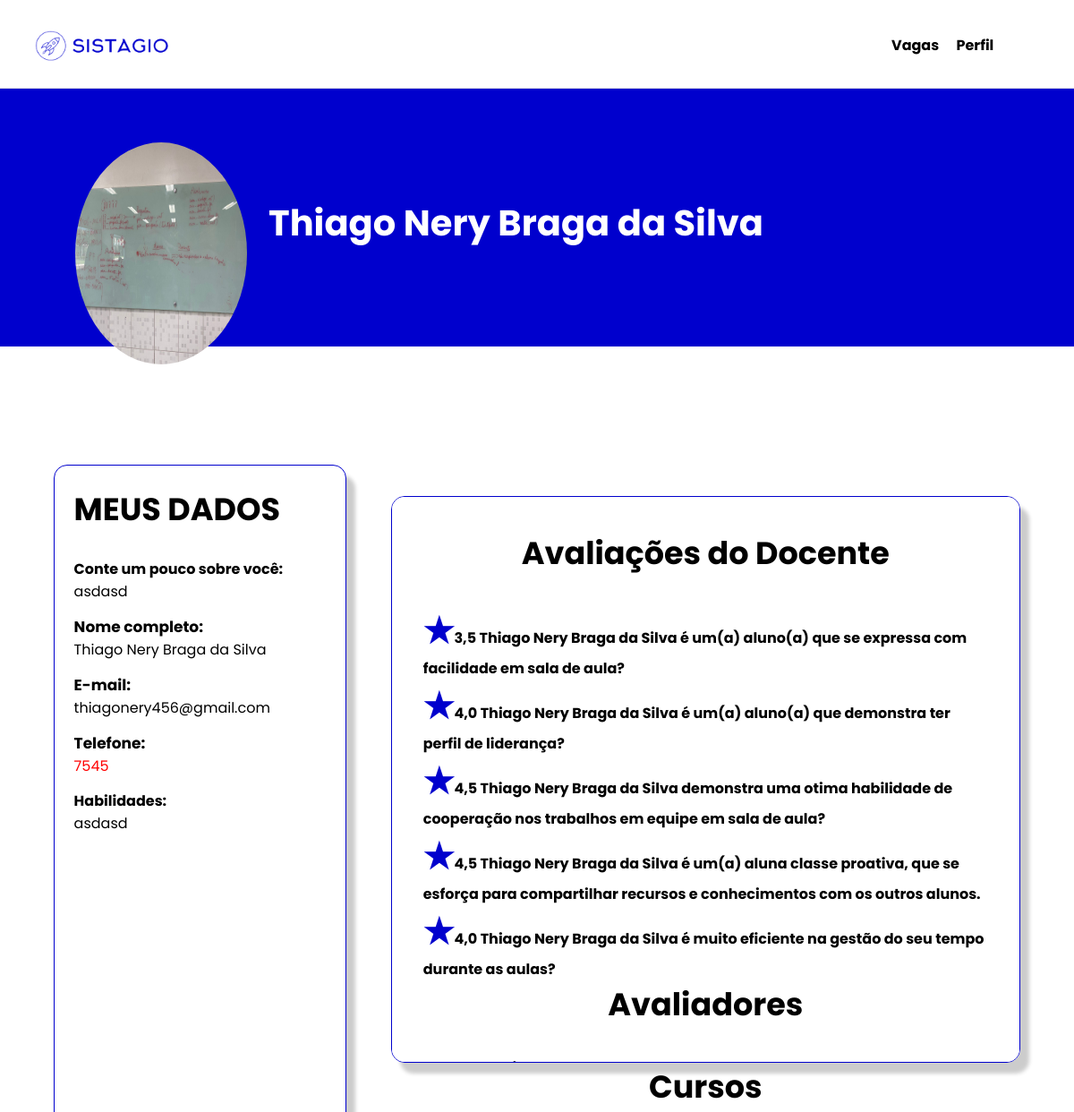
The page /perfil/detalhe/59/59 (signed in, upper part) on the database as committed earlier.
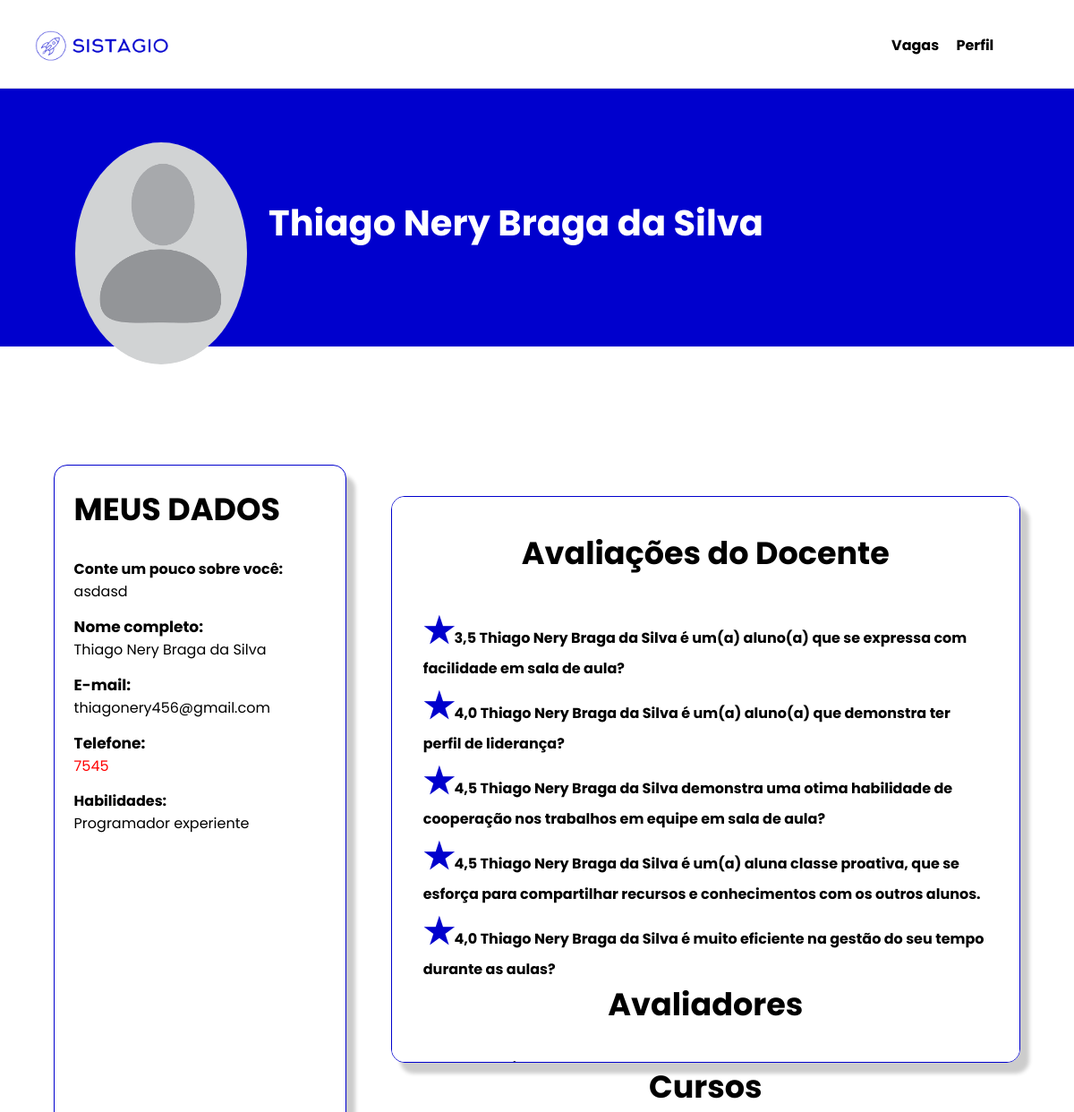
The same page on the database as committed later.
### perfil/models.py (models this page shows)
class PerfilUser(models.Model):
    per_cod = models.BigAutoField(primary_key=True)
    per_nascimento = models.DateField(null=True,blank=True)
    per_pessoa_fk = models.ForeignKey(User, on_delete=models.CASCADE,verbose_name='Usuario')
    cpf_cnpj = models.CharField(max_length=18, blank=True)
    per_tell = models.CharField(max_length=14, blank=True)
    tipo = models.CharField(max_length=1, blank=True)
    per_foto = models.FileField(upload_to='fotos_usuario/%Y/%m/', null=True, blank=True)
    per_detalhe = models.TextField( blank=True )
    per_habilidade = models.TextField( blank=True)

### perfil/views.py (the view, shortened to what this page needs)
# urls.py: path('detalhe/<int:per_cod>/<int:curs_codigo>', views.perfilDetalheAluno.as_view(), name='detalhe'),
class perfilDetalheAluno(View):
    templates_name = 'perfil/perfil_detalhe.html'
    def setup(self, *args, **kwargs):
        super().setup(*args, **kwargs)
        self.perfil = models.PerfilUser.objects.filter(
            per_pessoa_fk=self.request.user
        ).first()
        primary_key = self.kwargs.get('per_cod')
        self.user_filter = User.objects.filter(id=int(primary_key)).first()
        self.perfil_filter = models.PerfilUser.objects.filter(per_pessoa_fk=self.user_filter).first()
        self.curso_aluno = models.curso_aluno.objects.filter(curs_perfil_fk=self.perfil_filter)
        self.contexto = {
            'perfil': self.perfil_filter,
            'perfil_visitante': self.perfil,
            'usuario': self.user_filter,
            'curso_aluno_vinculado': self.curso_aluno,
            'cursos_vinculados': models.curso_instituicao.objects.filter(curs_perfil_fk=self.perfil_filter),
            'certificados':models.Certificados.objects.filter(cert_pessoa_fk=self.perfil_filter)
        }
        if self.perfil.tipo == 'D':
            curso_codigo = self.kwargs.get('curs_codigo')
            self.docente_perfil = models.Docente.objects.filter(doce_perfil_pk=self.perfil).first()
            self.curso_selecionado = models.curso_aluno.objects.filter(
                curs_codigo=int(curso_codigo)).first()
            print(self.curso_selecionado.curs_codigo)
            verificacao_avaliado = models.Aluno_avaliado.objects.filter(
                alu_docente_fk=self.docente_perfil, alu_perfil_fk=self.perfil_filter
                ,alu_curso_aluno_fk=self.curso_selecionado).exists()
            self.contexto['perguntas'] = models.Perguntas.objects.all()
            self.contexto['verificao'] = verificacao_avaliado
        else:
            avaliacao_verificado = models.Aluno_avaliado.objects.filter(
                alu_perfil_fk=self.perfil_filter)
            avaliacao = models.Avaliacao.objects.filter(ava_perfil_fk=self.perfil_filter)
            self.contexto['avaliacao_verificado'] = models.Aluno_avaliado.objects.filter(
                alu_perfil_fk=self.perfil_filter)
            verificacao = models.Aluno_avaliado.objects.filter(alu_perfil_fk=self.perfil_filter).exists()
            print(verificacao)
            if verificacao:
                self.contexto['lista_pergunta_media'] = media_aluno(avaliacao_verificado, avaliacao)
        self.page = render(self.request, self.templates_name, self.contexto)
    def get(self, *args, **kwargs):
        return self.page

### perfil/templates/perfil/perfil_detalhe.html (shortened to what this page needs)
{% extends 'base.html' %}
{% load static %}
{% block style %}<link rel="stylesheet" href="{% static 'perfil.css'%}">{% endblock %}
{% block conteudo %}
{% include 'parcias/_header.html' %}
 <main class="main">
        <div class="container-inicio">
            <div class="foto-perfi">
                {% if not perfil.per_foto %}
                 <img src="/static/imagens/perfil-sem-foto.png" alt="" class="img-perfil">
                {%endif%}
                {% if perfil.per_foto %}
                 <img src="{{perfil.per_foto.url}}" alt="" class="img-perfil">
                {%endif%}
            </div>
            <div class="titulo">
                <h3 class="text-titulo">{{usuario.first_name}}</h3>
            </div>
        </div>
        <div class="container-meio">
            <div class="container-sobre" >
                <div class="form-dados-sobre" id="form-dados-banco">
                    <div class="titulo-sobre">
                        <h3 class="title-meio-h3">MEUS DADOS</h3>
                    </div>
                    <div class="descricao">
                        <h4 class="text-descricao">Conte um pouco sobre você:</h4>
                        <p>{{perfil.per_detalhe}}</p>
                    </div>
                    <div class="dados-pessoais">
                        <label for="" class="text-dados">Nome completo:</label>
                        <p>{{usuario.first_name}}</p>
                    </div>
                    <div class="dados-pessoais">
                        <label for="" class="text-dados">E-mail:</label>
                        <p>{{usuario.email}}</p>
                    </div>
                    <div class="dados-pessoais">
                        <label for="" class="text-dados ">Telefone:</label>
                        <p class="{% if not perfilPessoa.per_tell%}null-tell{%endif%}">{% if not perfil.per_tell%}(00) 00000-0000{%endif%}
                        {% if perfil.per_tell%} {{perfil.per_tell}} {%endif%}
                        </p>
                    </div>
                      {% if perfil.tipo == 'A' %}
                    <div class="descricao">
                        <h4 class="text-descricao">Habilidades:</h4>
                        <p>{{perfil.per_habilidade}}</p>
                    </div>
                    {%endif%}
                </div>
            </div>
            <div class="box-vagas">
                <div class="container-avaliacao">
                    <h4 class="title-meio-h3">Avaliações do Docente</h4>
                    <div class="rating">
                        {% if perfil_visitante.tipo != 'D' %}
                             {% for pergunta, nota in lista_pergunta_media%}
                                <h4> <span class="star">★</span>{{nota}} {{usuario.first_name}} {{pergunta}} </h4>
                            {%endfor%}
                             <h4 class="title-meio-h3">Avaliadores</h4>
                             {% for ava in  avaliacao_verificado %}
                                    <h4>Docente: {{ava.alu_docente_fk.doce_perfil_pk.per_pessoa_fk.first_name}}</h4>
                                    <br>
                             {%endfor%}
                        {%endif%}
                    </div>
                </div>
                 <h4 class="title-meio-h3">Cursos</h4>
            </div>
        </div>
{%endblock%}

Rows that differ between the two databases and show on the page:
changed PerfilUser "asdasd": per_habilidade "asdasd" → "Programador experiente"; per_foto: picture removed
